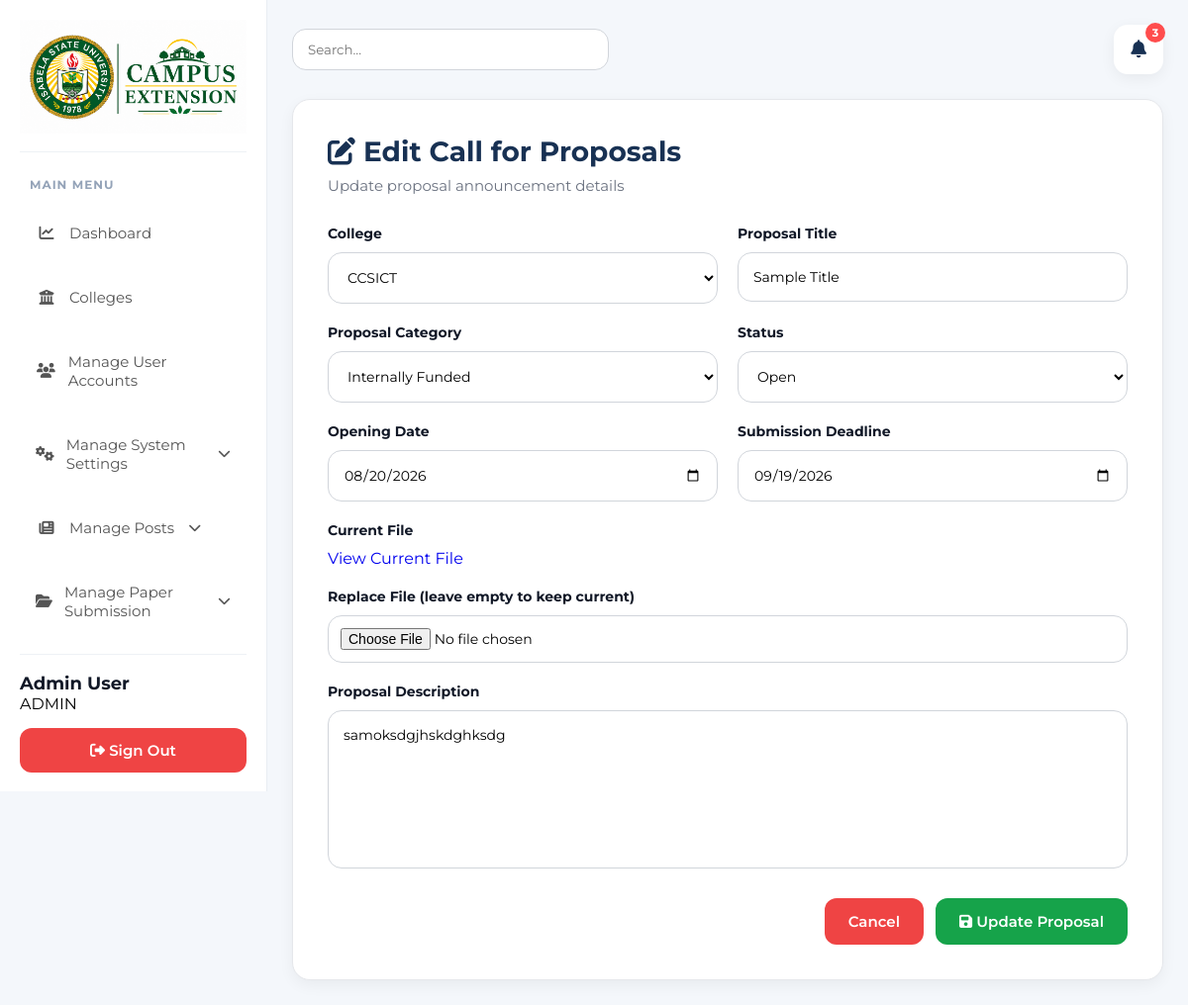
/admin/proposal/edit?id=1 (signed in), run on the app's committed database.
### tables this page shows
CREATE TABLE IF NOT EXISTS `proposals` (
  `id` int NOT NULL AUTO_INCREMENT,
  `title` varchar(255) NOT NULL,
  `college_id` int DEFAULT NULL,
  `category` enum('internally_funded','externally_funded') DEFAULT 'internally_funded',
  `status` enum('open','closed') DEFAULT 'open',
  `opening_date` date NOT NULL,
  `closing_date` date NOT NULL,
  `description` text,
  `file_path` varchar(255) DEFAULT NULL,
  `created_at` timestamp NULL DEFAULT CURRENT_TIMESTAMP,
  `updated_at` timestamp NULL DEFAULT CURRENT_TIMESTAMP ON UPDATE CURRENT_TIMESTAMP,
  PRIMARY KEY (`id`),
  KEY `college_id` (`college_id`),
  CONSTRAINT `proposals_ibfk_1` FOREIGN KEY (`college_id`) REFERENCES `colleges` (`id`) ON DELETE SET NULL
);

CREATE TABLE IF NOT EXISTS `colleges` (
  `id` int NOT NULL AUTO_INCREMENT,
  `abbreviation` varchar(20) NOT NULL,
  `description` varchar(255) NOT NULL,
  `created_at` timestamp NULL DEFAULT CURRENT_TIMESTAMP,
  `updated_at` timestamp NULL DEFAULT CURRENT_TIMESTAMP ON UPDATE CURRENT_TIMESTAMP,
  PRIMARY KEY (`id`),
  UNIQUE KEY `abbreviation` (`abbreviation`)
);

### app/Http/Controllers/Controller.php (called while the page is built, shortened)
<?php
class Controller
{
    protected function render($view, $data = [])
    {
        require __DIR__ . '/../../views/layouts/app.php';
    }
}

### app/Http/Controllers/Admin/ProposalController.php (called while the page is built, shortened)
<?php
require_once __DIR__ . '/../../../models/Proposal.php';
require_once __DIR__ . '/../../../models/College.php';
class ProposalController extends \Controller
{
    private $proposalModel;
    private $collegeModel;
    public function __construct()
    {
        $config = require __DIR__ . '/../../../../config/database.php';
        $pdo = new \PDO("mysql:host={$config['host']};dbname={$config['dbname']};charset={$config['charset']}", $config['username'], $config['password']);
        $pdo->setAttribute(\PDO::ATTR_ERRMODE, \PDO::ERRMODE_EXCEPTION);
        $this->proposalModel = new \Proposal($pdo);
        $this->collegeModel = new \College($pdo);
    }
    public function edit()
    {
        $id = $_GET['id'] ?? 0;
        $proposal = $this->proposalModel->find($id);
        $colleges = $this->collegeModel->getAll();
        $this->render('proposals/edit', ['proposal' => $proposal, 'colleges' => $colleges]);
    }
}

### app/models/College.php (called while the page is built, shortened)
<?php
class College
{
    private $db;
    public function __construct($pdo)
    {
        $this->db = $pdo;
    }
    public function getAll()
    {
        $stmt = $this->db->query("SELECT * FROM colleges ORDER BY id DESC");
        return $stmt->fetchAll(PDO::FETCH_ASSOC);
    }
}

### app/models/Proposal.php (called while the page is built, shortened)
<?php
class Proposal
{
    private $db;
    public function __construct($pdo)
    {
        $this->db = $pdo;
    }
    public function find($id)
    {
        $stmt = $this->db->prepare("
            SELECT p.*, c.abbreviation as college_abbr
            FROM proposals p
            LEFT JOIN colleges c ON p.college_id = c.id
            WHERE p.id = ?
        ");
        $stmt->execute([$id]);
        return $stmt->fetch(PDO::FETCH_ASSOC);
    }
}

### app/views/admin/proposals/edit.php (the view, shortened to what this page needs)
<div class="proposal-container">
    <div class="proposal-header">
        <div>
            <div class="proposal-title"><i class="fas fa-edit"></i> Edit Call for Proposals</div>
            <div class="proposal-subtitle">Update proposal announcement details</div>
        </div>
    </div>
    <form method="POST" action="/admin/proposal/update" enctype="multipart/form-data">
        <div class="proposal-grid">
            <div class="proposal-group">
                <label class="proposal-label">College</label>
                <select name="college_id" class="proposal-select" required>
                    <?php foreach ($colleges as $college): ?>
                        <option value="<?= $college['id'] ?>" <?= $college['id'] == $proposal['college_id'] ? 'selected' : '' ?>>
                            <?= htmlspecialchars($college['abbreviation']) ?>
                        </option>
                    <?php endforeach; ?>
                </select>
            </div>
            <div class="proposal-group ">
                <label class="proposal-label">Proposal Title</label>
                <input type="text" name="title" class="proposal-input" value="<?= htmlspecialchars($proposal['title']) ?>" required>
            </div>
            <div class="proposal-group">
                <label class="proposal-label">Proposal Category</label>
                <select name="category" class="proposal-select">
                    <option value="internally_funded" <?= $proposal['category'] === 'internally_funded' ? 'selected' : '' ?>>Internally Funded</option>
                </select>
            </div>
            <div class="proposal-group">
                <label class="proposal-label">Status</label>
                <select name="status" class="proposal-select">
                    <option value="open" <?= $proposal['status'] === 'open' ? 'selected' : '' ?>>Open</option>
                </select>
            </div>
            <div class="proposal-group">
                <label class="proposal-label">Opening Date</label>
                <input type="date" name="opening_date" class="proposal-input" value="<?= $proposal['opening_date'] ?>" required>
            </div>
            <div class="proposal-group">
                <label class="proposal-label">Submission Deadline</label>
                <input type="date" name="closing_date" class="proposal-input" value="<?= $proposal['closing_date'] ?>" required>
            </div>
            <div class="proposal-group full">
                <label class="proposal-label">Current File</label>
                <?php if ($proposal['file_path']): ?>
                    <p style="margin-bottom:10px;"><a href="/<?= $proposal['file_path'] ?>" target="_blank">View Current File</a></p>
                <?php else: ?>
                    <p style="color:#999; margin-bottom:10px;">No file uploaded.</p>
                <?php endif; ?>
                <label class="proposal-label" style="margin-top:10px;">Replace File (leave empty to keep current)</label>
                <input type="file" name="file_path" class="proposal-input">
            </div>
            <div class="proposal-group full">
                <label class="proposal-label">Proposal Description</label>
                <textarea name="description" class="proposal-textarea" placeholder="Enter proposal announcement details..."><?= htmlspecialchars($proposal['description']) ?></textarea>
            </div>
        </div>
        <div class="proposal-buttons">
            <a href="/admin/proposal" class="reset-btn" style="text-decoration:none; text-align:center;">Cancel</a>
            <button type="submit" class="publish-btn"><i class="fas fa-save"></i> Update Proposal</button>
        </div>
    </form>
</div>

### public/css/admin.css (style rules this page uses)
* { margin: 0; padding: 0; box-sizing: border-box; font-family: 'Montserrat', sans-serif; }
body { display: flex; background: #f4f7fb; }
a { text-decoration: none !important; }
input[type="file"] { padding: 12px !important; }
textarea { width: 100% !important; }

### app/views/admin/proposals/edit.php (style rules this page uses)
.proposal-container { background: #fff; border-radius: 18px; padding: 35px; border: 1px solid #e5e7eb; box-shadow: 0 5px 15px rgba(0, 0, 0, 0.05); }
.proposal-header { display: flex; justify-content: space-between; align-items: center; margin-bottom: 30px; }
.proposal-title { font-size: 28px; font-weight: 700; color: #183153; }
.proposal-subtitle { color: #6b7280; margin-top: 8px; font-size: 15px; }
.proposal-grid { display: grid; grid-template-columns: 1fr 1fr; gap: 20px; }
.proposal-group { display: flex; flex-direction: column; }
.proposal-group.full { grid-column: 1 / span 2; }
.proposal-label { font-size: 14px; font-weight: 700; color: #111827; margin-bottom: 10px; }
.proposal-input, .proposal-select, .proposal-textarea { width: 100%; border: 1px solid #d1d5db; border-radius: 14px; padding: 15px; font-size: 14px; outline: none; background: #fff; }
.proposal-textarea { height: 160px; resize: none; }
.proposal-buttons { display: flex; justify-content: flex-end; gap: 12px; margin-top: 30px; }
.publish-btn { background: #16a34a; color: #fff; border: none; padding: 14px 24px; border-radius: 12px; cursor: pointer; font-size: 15px; font-weight: 600; }
.reset-btn { background: #ef4444; color: #fff; border: none; padding: 14px 24px; border-radius: 12px; cursor: pointer; font-size: 15px; font-weight: 600; }

### data on the page
proposals: college_id "CCSICT", title "Sample Title", category "Internally Funded", status "Open", opening_date "08/20/2026", closing_date "09/19/2026", description "samoksdgjhskdghksdg"

### other printed values
$_SESSION['user_name'] "Admin User"
$_SESSION['user_role'] "ADMIN"
